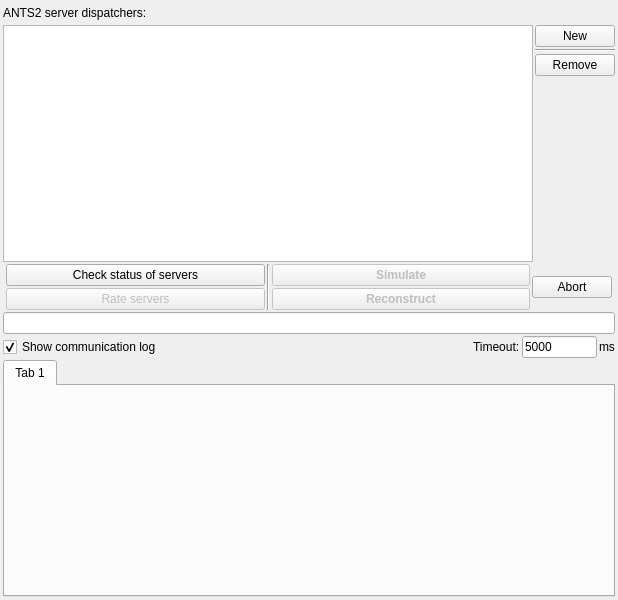
<?xml version="1.0" encoding="UTF-8"?>
<ui version="4.0">
 <class>ARemoteWindow</class>
 <widget class="QMainWindow" name="ARemoteWindow">
  <property name="geometry">
   <rect>
    <x>0</x>
    <y>0</y>
    <width>618</width>
    <height>600</height>
   </rect>
  </property>
  <property name="windowTitle">
   <string>Distributed simulation / reconstruction</string>
  </property>
  <widget class="QWidget" name="centralwidget">
   <layout class="QVBoxLayout" name="verticalLayout_3">
    <property name="spacing">
     <number>2</number>
    </property>
    <property name="leftMargin">
     <number>3</number>
    </property>
    <property name="topMargin">
     <number>3</number>
    </property>
    <property name="rightMargin">
     <number>3</number>
    </property>
    <property name="bottomMargin">
     <number>3</number>
    </property>
    <item>
     <layout class="QHBoxLayout" name="horizontalLayout_3">
      <item>
       <widget class="QLabel" name="label">
        <property name="text">
         <string>ANTS2 server dispatchers:</string>
        </property>
       </widget>
      </item>
      <item>
       <spacer name="horizontalSpacer">
        <property name="orientation">
         <enum>Qt::Horizontal</enum>
        </property>
        <property name="sizeHint" stdset="0">
         <size>
          <width>40</width>
          <height>20</height>
         </size>
        </property>
       </spacer>
      </item>
     </layout>
    </item>
    <item>
     <layout class="QHBoxLayout" name="horizontalLayout">
      <item>
       <widget class="QListWidget" name="lwServers"/>
      </item>
      <item>
       <layout class="QVBoxLayout" name="verticalLayout">
        <item>
         <widget class="QPushButton" name="pbAdd">
          <property name="toolTip">
           <string>Add new ANTS2 server dispatcher</string>
          </property>
          <property name="text">
           <string>New</string>
          </property>
         </widget>
        </item>
        <item>
         <widget class="Line" name="line">
          <property name="orientation">
           <enum>Qt::Horizontal</enum>
          </property>
         </widget>
        </item>
        <item>
         <widget class="QPushButton" name="pbRemove">
          <property name="toolTip">
           <string>Remove selected ANTS2 server dispatcher</string>
          </property>
          <property name="text">
           <string>Remove</string>
          </property>
         </widget>
        </item>
        <item>
         <spacer name="verticalSpacer">
          <property name="orientation">
           <enum>Qt::Vertical</enum>
          </property>
          <property name="sizeHint" stdset="0">
           <size>
            <width>20</width>
            <height>40</height>
           </size>
          </property>
         </spacer>
        </item>
       </layout>
      </item>
     </layout>
    </item>
    <item>
     <layout class="QHBoxLayout" name="horizontalLayout_2">
      <property name="leftMargin">
       <number>3</number>
      </property>
      <property name="rightMargin">
       <number>3</number>
      </property>
      <item>
       <layout class="QVBoxLayout" name="verticalLayout_4">
        <property name="leftMargin">
         <number>0</number>
        </property>
        <item>
         <widget class="QPushButton" name="pbStatus">
          <property name="sizePolicy">
           <sizepolicy hsizetype="Expanding" vsizetype="Fixed">
            <horstretch>0</horstretch>
            <verstretch>0</verstretch>
           </sizepolicy>
          </property>
          <property name="minimumSize">
           <size>
            <width>0</width>
            <height>0</height>
           </size>
          </property>
          <property name="font">
           <font>
            <weight>50</weight>
            <bold>false</bold>
           </font>
          </property>
          <property name="toolTip">
           <string>Check status of configured ANTS2 server dispatchers</string>
          </property>
          <property name="text">
           <string>Check status of servers</string>
          </property>
         </widget>
        </item>
        <item>
         <widget class="QPushButton" name="pbRateServers">
          <property name="enabled">
           <bool>false</bool>
          </property>
          <property name="toolTip">
           <string>Find relative speed of servers to be used in division of load</string>
          </property>
          <property name="text">
           <string>Rate servers</string>
          </property>
         </widget>
        </item>
       </layout>
      </item>
      <item>
       <widget class="Line" name="line_2">
        <property name="orientation">
         <enum>Qt::Vertical</enum>
        </property>
       </widget>
      </item>
      <item>
       <layout class="QVBoxLayout" name="verticalLayout_2">
        <item>
         <widget class="QPushButton" name="pbSimulate">
          <property name="enabled">
           <bool>false</bool>
          </property>
          <property name="sizePolicy">
           <sizepolicy hsizetype="Expanding" vsizetype="Fixed">
            <horstretch>0</horstretch>
            <verstretch>0</verstretch>
           </sizepolicy>
          </property>
          <property name="minimumSize">
           <size>
            <width>200</width>
            <height>0</height>
           </size>
          </property>
          <property name="font">
           <font>
            <weight>75</weight>
            <bold>true</bold>
           </font>
          </property>
          <property name="toolTip">
           <string>Simulate remotely using current configuration</string>
          </property>
          <property name="text">
           <string>Simulate</string>
          </property>
         </widget>
        </item>
        <item>
         <widget class="QPushButton" name="pbReconstruct">
          <property name="enabled">
           <bool>false</bool>
          </property>
          <property name="sizePolicy">
           <sizepolicy hsizetype="Expanding" vsizetype="Fixed">
            <horstretch>0</horstretch>
            <verstretch>0</verstretch>
           </sizepolicy>
          </property>
          <property name="minimumSize">
           <size>
            <width>200</width>
            <height>0</height>
           </size>
          </property>
          <property name="font">
           <font>
            <weight>75</weight>
            <bold>true</bold>
           </font>
          </property>
          <property name="toolTip">
           <string>Reconstruct events remotely</string>
          </property>
          <property name="text">
           <string>Reconstruct</string>
          </property>
         </widget>
        </item>
       </layout>
      </item>
      <item>
       <widget class="QPushButton" name="pbAbort">
        <property name="toolTip">
         <string>Abort running operation</string>
        </property>
        <property name="text">
         <string>Abort</string>
        </property>
       </widget>
      </item>
     </layout>
    </item>
    <item>
     <widget class="QLineEdit" name="leStatus">
      <property name="readOnly">
       <bool>true</bool>
      </property>
     </widget>
    </item>
    <item>
     <layout class="QHBoxLayout" name="horizontalLayout_4">
      <item>
       <widget class="QCheckBox" name="cbShowLog">
        <property name="text">
         <string>Show communication log</string>
        </property>
        <property name="checked">
         <bool>true</bool>
        </property>
       </widget>
      </item>
      <item>
       <spacer name="horizontalSpacer_2">
        <property name="orientation">
         <enum>Qt::Horizontal</enum>
        </property>
        <property name="sizeHint" stdset="0">
         <size>
          <width>40</width>
          <height>20</height>
         </size>
        </property>
       </spacer>
      </item>
      <item>
       <widget class="QLabel" name="label_2">
        <property name="text">
         <string>Timeout:</string>
        </property>
       </widget>
      </item>
      <item>
       <widget class="QLineEdit" name="leiTimeout">
        <property name="maximumSize">
         <size>
          <width>75</width>
          <height>16777215</height>
         </size>
        </property>
        <property name="text">
         <string>5000</string>
        </property>
       </widget>
      </item>
      <item>
       <widget class="QLabel" name="label_3">
        <property name="text">
         <string>ms</string>
        </property>
       </widget>
      </item>
     </layout>
    </item>
    <item>
     <widget class="QTabWidget" name="twLog">
      <property name="currentIndex">
       <number>0</number>
      </property>
      <widget class="QWidget" name="tab">
       <attribute name="title">
        <string>Tab 1</string>
       </attribute>
      </widget>
     </widget>
    </item>
   </layout>
  </widget>
  <widget class="QMenuBar" name="menubar">
   <property name="geometry">
    <rect>
     <x>0</x>
     <y>0</y>
     <width>618</width>
     <height>21</height>
    </rect>
   </property>
  </widget>
 </widget>
 <resources/>
 <connections>
  <connection>
   <sender>cbShowLog</sender>
   <signal>toggled(bool)</signal>
   <receiver>twLog</receiver>
   <slot>setVisible(bool)</slot>
   <hints>
    <hint type="sourcelabel">
     <x>52</x>
     <y>357</y>
    </hint>
    <hint type="destinationlabel">
     <x>75</x>
     <y>396</y>
    </hint>
   </hints>
  </connection>
 </connections>
</ui>
